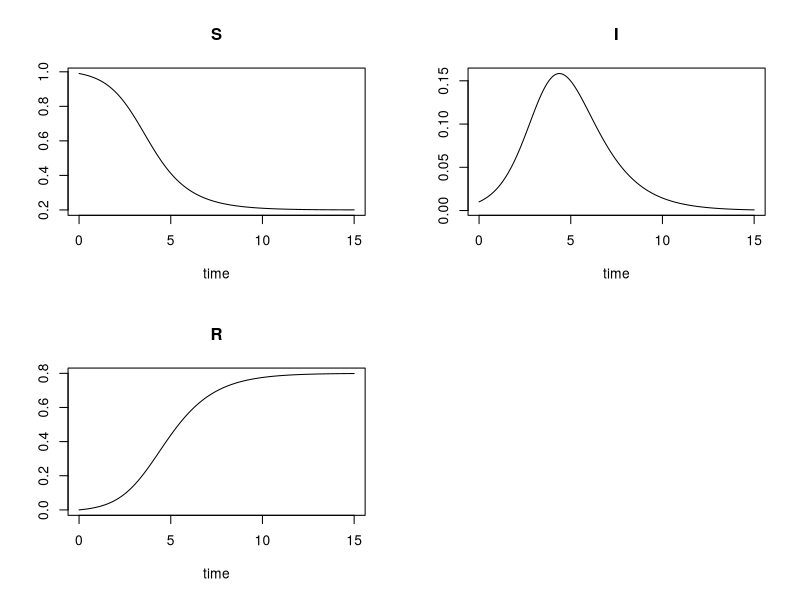
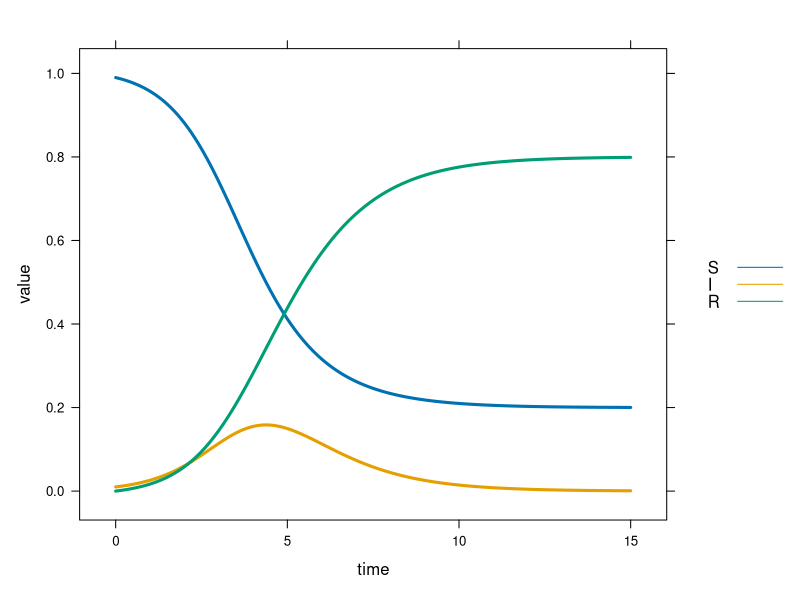
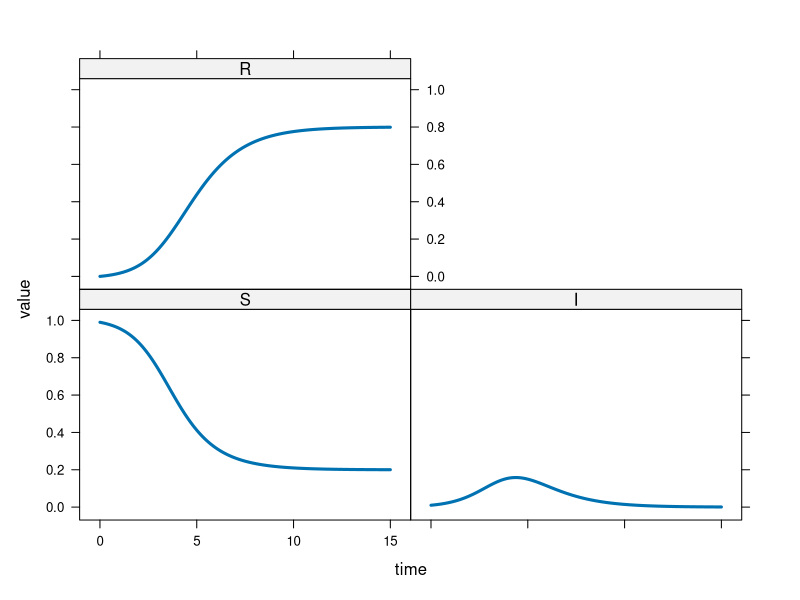

Write the R code that produced these figures, in order.
## ---- chunk 1
knitr::opts_chunk$set(message = FALSE, 
                      warning = FALSE, 
                      cache = TRUE,
                      out.width = "100%")
## ---- chunk 2
parameters <- c(beta = 2, 
                gamma = 1)

infected_initial <- 0.01
initial_condition <- 
  c(S = 1 - infected_initial,
    I = infected_initial,
    R = 0)

timepoints <- seq(0, 15, by = .1)
## ---- chunk 3
SIR_ODE = function(time, state, parameters){
  with(as.list(c(state, parameters)), {
    dS <- -beta * I * S
    dI <- beta * I * S - gamma * I
    dR <- gamma * I
    list(c(dS, dI, dR))
    })
  }
## ---- chunk 4
library(deSolve)
result <- ode(y = initial_condition, 
             times = timepoints, 
             func = SIR_ODE, 
             parms = parameters)
## ---- chunk 5
plot(result)
## ---- chunk 6
library(lattice)
library(tidyverse)

# convert data from wide to long format:
long <- as.data.frame(result) %>% 
  pivot_longer(cols = c('S', 'I', 'R'), 
               names_to = 'variable')

# order factor levels so they appear in the plots in the desired order:
long$variable = factor(long$variable, levels = c('S', 'I', 'R'))

# plot all three variables in the same panel:
xyplot(value ~ time, 
       data = long, 
       group = variable, 
       auto.key = list(space = 'right', 
                       lines = TRUE, 
                       points = FALSE), 
       type = 'l',
       lwd = 3)

# plot the variables in seperate panels:
xyplot(value ~ time | variable, 
       data = long, 
       type = 'l', 
       lwd = 3)
